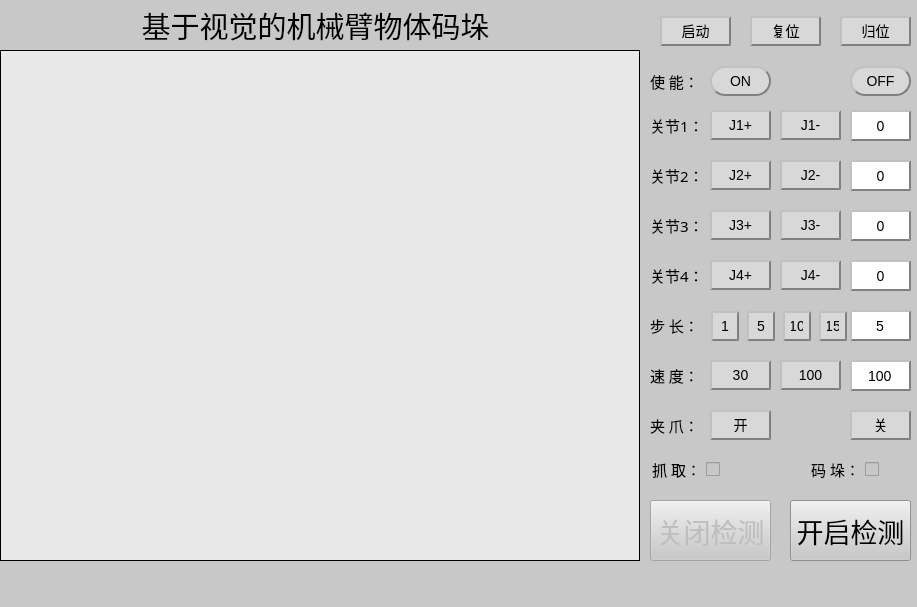
<?xml version="1.0" encoding="UTF-8"?>
<ui version="4.0">
 <class>MainWindow</class>
 <widget class="QMainWindow" name="MainWindow">
  <property name="geometry">
   <rect>
    <x>0</x>
    <y>0</y>
    <width>917</width>
    <height>607</height>
   </rect>
  </property>
  <property name="windowTitle">
   <string>基于视觉的机械臂物体分类</string>
  </property>
  <property name="styleSheet">
   <string notr="true">background-color: rgb(200, 200, 200);</string>
  </property>
  <widget class="QWidget" name="centralwidget">
   <widget class="QLabel" name="Image_show">
    <property name="geometry">
     <rect>
      <x>0</x>
      <y>50</y>
      <width>640</width>
      <height>511</height>
     </rect>
    </property>
    <property name="styleSheet">
     <string notr="true">background-color: rgb(232, 232, 232);
border-width: 1px;
border-style: solid;</string>
    </property>
    <property name="text">
     <string/>
    </property>
   </widget>
   <widget class="QLabel" name="label_2">
    <property name="geometry">
     <rect>
      <x>130</x>
      <y>10</y>
      <width>371</width>
      <height>31</height>
     </rect>
    </property>
    <property name="font">
     <font>
      <family>微软雅黑</family>
      <pointsize>22</pointsize>
     </font>
    </property>
    <property name="text">
     <string>基于视觉的机械臂物体码垛</string>
    </property>
    <property name="alignment">
     <set>Qt::AlignCenter</set>
    </property>
    <property name="wordWrap">
     <bool>true</bool>
    </property>
   </widget>
   <widget class="QPushButton" name="btn_close_detection">
    <property name="enabled">
     <bool>false</bool>
    </property>
    <property name="geometry">
     <rect>
      <x>650</x>
      <y>500</y>
      <width>121</width>
      <height>61</height>
     </rect>
    </property>
    <property name="font">
     <font>
      <family>微软雅黑</family>
      <pointsize>20</pointsize>
     </font>
    </property>
    <property name="text">
     <string>关闭检测</string>
    </property>
   </widget>
   <widget class="QPushButton" name="btn_open_detection">
    <property name="geometry">
     <rect>
      <x>790</x>
      <y>500</y>
      <width>121</width>
      <height>61</height>
     </rect>
    </property>
    <property name="font">
     <font>
      <family>微软雅黑</family>
      <pointsize>20</pointsize>
     </font>
    </property>
    <property name="text">
     <string>开启检测</string>
    </property>
   </widget>
   <widget class="QLabel" name="label_12">
    <property name="geometry">
     <rect>
      <x>650</x>
      <y>360</y>
      <width>51</width>
      <height>31</height>
     </rect>
    </property>
    <property name="font">
     <font>
      <family>宋体</family>
      <pointsize>11</pointsize>
     </font>
    </property>
    <property name="text">
     <string>速 度：</string>
    </property>
   </widget>
   <widget class="QLineEdit" name="lineEdit_speed">
    <property name="geometry">
     <rect>
      <x>850</x>
      <y>360</y>
      <width>61</width>
      <height>31</height>
     </rect>
    </property>
    <property name="styleSheet">
     <string notr="true">  QLineEdit {text-align : center;
             background-color : white;
             font: bold;
             border-color: gray;
             border-width: 2px;
             padding: 6px;
             height : 14px;
             border-style: outset;
             font : 14px;}</string>
    </property>
    <property name="text">
     <string>100</string>
    </property>
    <property name="alignment">
     <set>Qt::AlignCenter</set>
    </property>
   </widget>
   <widget class="QLabel" name="label_6">
    <property name="geometry">
     <rect>
      <x>650</x>
      <y>66</y>
      <width>51</width>
      <height>31</height>
     </rect>
    </property>
    <property name="font">
     <font>
      <family>宋体</family>
      <pointsize>11</pointsize>
     </font>
    </property>
    <property name="text">
     <string>使 能：</string>
    </property>
   </widget>
   <widget class="QPushButton" name="btn_speed_100">
    <property name="geometry">
     <rect>
      <x>780</x>
      <y>360</y>
      <width>61</width>
      <height>30</height>
     </rect>
    </property>
    <property name="styleSheet">
     <string notr="true">QPushButton {text-align : center;
             background-color : rgb(216, 216, 216);
             font: bold;
             border-color: gray;
             border-width: 2px;
             padding: 6px;
             height : 14px;
             border-style: outset;
             font : 14px;}
QPushButton:pressed
					{text-align : center;
                     background-color : light gray;
                     font: bold;
                     border-color: gray;
                     border-width: 2px;
                     padding: 6px;
                     height : 14px;
                     border-style: outset;
                     font : 14px;}
</string>
    </property>
    <property name="text">
     <string>100</string>
    </property>
   </widget>
   <widget class="QLabel" name="label_j2">
    <property name="geometry">
     <rect>
      <x>850</x>
      <y>160</y>
      <width>61</width>
      <height>31</height>
     </rect>
    </property>
    <property name="styleSheet">
     <string notr="true">QLabel {text-align : center;
             background-color : white;
             font: bold;
             border-color: gray;
             border-width: 2px;
             padding: 6px;
             height : 14px;
             border-style: outset;
             font : 14px;}</string>
    </property>
    <property name="text">
     <string>0</string>
    </property>
    <property name="alignment">
     <set>Qt::AlignCenter</set>
    </property>
   </widget>
   <widget class="QPushButton" name="btn_zero">
    <property name="geometry">
     <rect>
      <x>840</x>
      <y>16</y>
      <width>71</width>
      <height>30</height>
     </rect>
    </property>
    <property name="styleSheet">
     <string notr="true">QPushButton {text-align : center;
             background-color : rgb(216, 216, 216);
             font: bold;
             border-color: gray;
             border-width: 2px;
             padding: 6px;
             height : 14px;
             border-style: outset;
             font : 14px;}
QPushButton:pressed
					{text-align : center;
                     background-color : light gray;
                     font: bold;
                     border-color: gray;
                     border-width: 2px;
                     padding: 6px;
                     height : 14px;
                     border-style: outset;
                     font : 14px;}
</string>
    </property>
    <property name="text">
     <string>归位</string>
    </property>
   </widget>
   <widget class="QPushButton" name="btn_step_10">
    <property name="geometry">
     <rect>
      <x>783</x>
      <y>311</y>
      <width>28</width>
      <height>30</height>
     </rect>
    </property>
    <property name="styleSheet">
     <string notr="true">QPushButton {text-align : center;
             background-color : rgb(216, 216, 216);
             font: bold;
             border-color: gray;
             border-width: 2px;
             padding: 6px;
             height : 14px;
             border-style: outset;
             font : 14px;}
QPushButton:pressed
					{text-align : center;
                     background-color : light gray;
                     font: bold;
                     border-color: gray;
                     border-width: 2px;
                     padding: 6px;
                     height : 14px;
                     border-style: outset;
                     font : 14px;}
</string>
    </property>
    <property name="text">
     <string>10</string>
    </property>
   </widget>
   <widget class="QPushButton" name="btn_enable_off">
    <property name="geometry">
     <rect>
      <x>850</x>
      <y>66</y>
      <width>61</width>
      <height>30</height>
     </rect>
    </property>
    <property name="styleSheet">
     <string notr="true">QPushButton {text-align : center;
             background-color : rgb(216, 216, 216);
             font: bold;
             border-color: gray;
             border-width: 2px;
             border-radius: 15px;
             padding: 6px;
             height : 14px;
             border-style: outset;
             font : 14px;}
QPushButton:pressed
					{text-align : center;
                     background-color : light gray;
                     font: bold;
                     border-color: gray;
                     border-width: 2px;
                     padding: 6px;
                     height : 14px;
                     border-style: outset;
                     font : 14px;}</string>
    </property>
    <property name="text">
     <string>OFF</string>
    </property>
   </widget>
   <widget class="QLabel" name="label_4">
    <property name="geometry">
     <rect>
      <x>650</x>
      <y>260</y>
      <width>51</width>
      <height>31</height>
     </rect>
    </property>
    <property name="font">
     <font>
      <family>宋体</family>
      <pointsize>11</pointsize>
     </font>
    </property>
    <property name="text">
     <string>关节4：</string>
    </property>
   </widget>
   <widget class="QLabel" name="label_j1">
    <property name="geometry">
     <rect>
      <x>850</x>
      <y>110</y>
      <width>61</width>
      <height>31</height>
     </rect>
    </property>
    <property name="styleSheet">
     <string notr="true">QLabel {text-align : center;
             background-color : white;
             font: bold;
             border-color: gray;
             border-width: 2px;
             padding: 6px;
             height : 14px;
             border-style: outset;
             font : 14px;}</string>
    </property>
    <property name="text">
     <string>0</string>
    </property>
    <property name="alignment">
     <set>Qt::AlignCenter</set>
    </property>
   </widget>
   <widget class="QPushButton" name="btn_j4_subtract">
    <property name="geometry">
     <rect>
      <x>780</x>
      <y>260</y>
      <width>61</width>
      <height>30</height>
     </rect>
    </property>
    <property name="styleSheet">
     <string notr="true">QPushButton {text-align : center;
             background-color : rgb(216, 216, 216);
             font: bold;
             border-color: gray;
             border-width: 2px;
             padding: 6px;
             height : 14px;
             border-style: outset;
             font : 14px;}
QPushButton:pressed
					{text-align : center;
                     background-color : light gray;
                     font: bold;
                     border-color: gray;
                     border-width: 2px;
                     padding: 6px;
                     height : 14px;
                     border-style: outset;
                     font : 14px;}
</string>
    </property>
    <property name="text">
     <string>J4-</string>
    </property>
   </widget>
   <widget class="QLabel" name="label_5">
    <property name="geometry">
     <rect>
      <x>650</x>
      <y>410</y>
      <width>51</width>
      <height>31</height>
     </rect>
    </property>
    <property name="font">
     <font>
      <family>宋体</family>
      <pointsize>11</pointsize>
     </font>
    </property>
    <property name="text">
     <string>夹 爪：</string>
    </property>
   </widget>
   <widget class="QPushButton" name="btn_start">
    <property name="geometry">
     <rect>
      <x>660</x>
      <y>16</y>
      <width>71</width>
      <height>30</height>
     </rect>
    </property>
    <property name="styleSheet">
     <string notr="true">QPushButton {text-align : center;
             background-color : rgb(216, 216, 216);
             font: bold;
             border-color: gray;
             border-width: 2px;
             padding: 6px;
             height : 14px;
             border-style: outset;
             font : 14px;}
QPushButton:pressed
					{text-align : center;
                     background-color : light gray;
                     font: bold;
                     border-color: gray;
                     border-width: 2px;
                     padding: 6px;
                     height : 14px;
                     border-style: outset;
                     font : 14px;}
</string>
    </property>
    <property name="text">
     <string>启动</string>
    </property>
   </widget>
   <widget class="QPushButton" name="btn_speed_30">
    <property name="geometry">
     <rect>
      <x>710</x>
      <y>360</y>
      <width>61</width>
      <height>30</height>
     </rect>
    </property>
    <property name="styleSheet">
     <string notr="true">QPushButton {text-align : center;
             background-color : rgb(216, 216, 216);
             font: bold;
             border-color: gray;
             border-width: 2px;
             padding: 6px;
             height : 14px;
             border-style: outset;
             font : 14px;}
QPushButton:pressed
					{text-align : center;
                     background-color : light gray;
                     font: bold;
                     border-color: gray;
                     border-width: 2px;
                     padding: 6px;
                     height : 14px;
                     border-style: outset;
                     font : 14px;}
</string>
    </property>
    <property name="text">
     <string>30</string>
    </property>
   </widget>
   <widget class="QPushButton" name="btn_reduce">
    <property name="geometry">
     <rect>
      <x>750</x>
      <y>16</y>
      <width>71</width>
      <height>30</height>
     </rect>
    </property>
    <property name="styleSheet">
     <string notr="true">QPushButton {text-align : center;
             background-color : rgb(216, 216, 216);
             font: bold;
             border-color: gray;
             border-width: 2px;
             padding: 6px;
             height : 14px;
             border-style: outset;
             font : 14px;}
QPushButton:pressed
					{text-align : center;
                     background-color : light gray;
                     font: bold;
                     border-color: gray;
                     border-width: 2px;
                     padding: 6px;
                     height : 14px;
                     border-style: outset;
                     font : 14px;}
</string>
    </property>
    <property name="text">
     <string>复位</string>
    </property>
   </widget>
   <widget class="QLabel" name="label_j3">
    <property name="geometry">
     <rect>
      <x>850</x>
      <y>210</y>
      <width>61</width>
      <height>31</height>
     </rect>
    </property>
    <property name="styleSheet">
     <string notr="true">QLabel {text-align : center;
             background-color : white;
             font: bold;
             border-color: gray;
             border-width: 2px;
             padding: 6px;
             height : 14px;
             border-style: outset;
             font : 14px;}</string>
    </property>
    <property name="text">
     <string>0</string>
    </property>
    <property name="alignment">
     <set>Qt::AlignCenter</set>
    </property>
   </widget>
   <widget class="QLabel" name="label_j4">
    <property name="geometry">
     <rect>
      <x>850</x>
      <y>260</y>
      <width>61</width>
      <height>31</height>
     </rect>
    </property>
    <property name="styleSheet">
     <string notr="true">QLabel {text-align : center;
             background-color : white;
             font: bold;
             border-color: gray;
             border-width: 2px;
             padding: 6px;
             height : 14px;
             border-style: outset;
             font : 14px;}</string>
    </property>
    <property name="text">
     <string>0</string>
    </property>
    <property name="alignment">
     <set>Qt::AlignCenter</set>
    </property>
   </widget>
   <widget class="QPushButton" name="btn_j2_add">
    <property name="geometry">
     <rect>
      <x>710</x>
      <y>160</y>
      <width>61</width>
      <height>30</height>
     </rect>
    </property>
    <property name="styleSheet">
     <string notr="true">QPushButton {text-align : center;
             background-color : rgb(216, 216, 216);
             font: bold;
             border-color: gray;
             border-width: 2px;
             padding: 6px;
             height : 14px;
             border-style: outset;
             font : 14px;}
QPushButton:pressed
					{text-align : center;
                     background-color : light gray;
                     font: bold;
                     border-color: gray;
                     border-width: 2px;
                     padding: 6px;
                     height : 14px;
                     border-style: outset;
                     font : 14px;}
</string>
    </property>
    <property name="text">
     <string>J2+</string>
    </property>
   </widget>
   <widget class="QPushButton" name="btn_clip_open">
    <property name="geometry">
     <rect>
      <x>710</x>
      <y>410</y>
      <width>61</width>
      <height>30</height>
     </rect>
    </property>
    <property name="styleSheet">
     <string notr="true">QPushButton {text-align : center;
             background-color : rgb(216, 216, 216);
             font: bold;
             border-color: gray;
             border-width: 2px;
             padding: 6px;
             height : 14px;
             border-style: outset;
             font : 14px;}
QPushButton:pressed
					{text-align : center;
                     background-color : light gray;
                     font: bold;
                     border-color: gray;
                     border-width: 2px;
                     padding: 6px;
                     height : 14px;
                     border-style: outset;
                     font : 14px;}
</string>
    </property>
    <property name="text">
     <string>开</string>
    </property>
   </widget>
   <widget class="QPushButton" name="btn_step_1">
    <property name="geometry">
     <rect>
      <x>711</x>
      <y>311</y>
      <width>28</width>
      <height>30</height>
     </rect>
    </property>
    <property name="styleSheet">
     <string notr="true">QPushButton {text-align : center;
             background-color : rgb(216, 216, 216);
             font: bold;
             border-color: gray;
             border-width: 2px;
             padding: 6px;
             height : 14px;
             border-style: outset;
             font : 14px;}
QPushButton:pressed
					{text-align : center;
                     background-color : light gray;
                     font: bold;
                     border-color: gray;
                     border-width: 2px;
                     padding: 6px;
                     height : 14px;
                     border-style: outset;
                     font : 14px;}
</string>
    </property>
    <property name="text">
     <string>1</string>
    </property>
    <property name="iconSize">
     <size>
      <width>16</width>
      <height>16</height>
     </size>
    </property>
   </widget>
   <widget class="QPushButton" name="btn_step_15">
    <property name="geometry">
     <rect>
      <x>819</x>
      <y>311</y>
      <width>28</width>
      <height>30</height>
     </rect>
    </property>
    <property name="styleSheet">
     <string notr="true">QPushButton {text-align : center;
             background-color : rgb(216, 216, 216);
             font: bold;
             border-color: gray;
             border-width: 2px;
             padding: 6px;
             height : 14px;
             border-style: outset;
             font : 14px;}
QPushButton:pressed
					{text-align : center;
                     background-color : light gray;
                     font: bold;
                     border-color: gray;
                     border-width: 2px;
                     padding: 6px;
                     height : 14px;
                     border-style: outset;
                     font : 14px;}
</string>
    </property>
    <property name="text">
     <string>15</string>
    </property>
   </widget>
   <widget class="QPushButton" name="btn_j3_add">
    <property name="geometry">
     <rect>
      <x>710</x>
      <y>210</y>
      <width>61</width>
      <height>30</height>
     </rect>
    </property>
    <property name="styleSheet">
     <string notr="true">QPushButton {text-align : center;
             background-color : rgb(216, 216, 216);
             font: bold;
             border-color: gray;
             border-width: 2px;
             padding: 6px;
             height : 14px;
             border-style: outset;
             font : 14px;}
QPushButton:pressed
					{text-align : center;
                     background-color : light gray;
                     font: bold;
                     border-color: gray;
                     border-width: 2px;
                     padding: 6px;
                     height : 14px;
                     border-style: outset;
                     font : 14px;}
</string>
    </property>
    <property name="text">
     <string>J3+</string>
    </property>
   </widget>
   <widget class="QLineEdit" name="lineEdit_step">
    <property name="geometry">
     <rect>
      <x>850</x>
      <y>310</y>
      <width>61</width>
      <height>31</height>
     </rect>
    </property>
    <property name="styleSheet">
     <string notr="true">  QLineEdit {text-align : center;
             background-color : white;
             font: bold;
             border-color: gray;
             border-width: 2px;
             padding: 6px;
             height : 14px;
             border-style: outset;
             font : 14px;}</string>
    </property>
    <property name="text">
     <string>5</string>
    </property>
    <property name="alignment">
     <set>Qt::AlignCenter</set>
    </property>
   </widget>
   <widget class="QPushButton" name="btn_j1_subtract">
    <property name="geometry">
     <rect>
      <x>780</x>
      <y>110</y>
      <width>61</width>
      <height>30</height>
     </rect>
    </property>
    <property name="styleSheet">
     <string notr="true">QPushButton {text-align : center;
             background-color : rgb(216, 216, 216);
             font: bold;
             border-color: gray;
             border-width: 2px;
             padding: 6px;
             height : 14px;
             border-style: outset;
             font : 14px;}
QPushButton:pressed
					{text-align : center;
                     background-color : light gray;
                     font: bold;
                     border-color: gray;
                     border-width: 2px;
                     padding: 6px;
                     height : 14px;
                     border-style: outset;
                     font : 14px;}
</string>
    </property>
    <property name="text">
     <string>J1-</string>
    </property>
   </widget>
   <widget class="QLabel" name="label_10">
    <property name="geometry">
     <rect>
      <x>650</x>
      <y>210</y>
      <width>51</width>
      <height>31</height>
     </rect>
    </property>
    <property name="font">
     <font>
      <family>宋体</family>
      <pointsize>11</pointsize>
     </font>
    </property>
    <property name="text">
     <string>关节3：</string>
    </property>
   </widget>
   <widget class="QPushButton" name="btn_clip_close">
    <property name="geometry">
     <rect>
      <x>850</x>
      <y>410</y>
      <width>61</width>
      <height>30</height>
     </rect>
    </property>
    <property name="styleSheet">
     <string notr="true">QPushButton {text-align : center;
             background-color : rgb(216, 216, 216);
             font: bold;
             border-color: gray;
             border-width: 2px;
             padding: 6px;
             height : 14px;
             border-style: outset;
             font : 14px;}
QPushButton:pressed
					{text-align : center;
                     background-color : light gray;
                     font: bold;
                     border-color: gray;
                     border-width: 2px;
                     padding: 6px;
                     height : 14px;
                     border-style: outset;
                     font : 14px;}
</string>
    </property>
    <property name="text">
     <string>关</string>
    </property>
   </widget>
   <widget class="QPushButton" name="btn_j2_subtract">
    <property name="geometry">
     <rect>
      <x>780</x>
      <y>160</y>
      <width>61</width>
      <height>30</height>
     </rect>
    </property>
    <property name="styleSheet">
     <string notr="true">QPushButton {text-align : center;
             background-color : rgb(216, 216, 216);
             font: bold;
             border-color: gray;
             border-width: 2px;
             padding: 6px;
             height : 14px;
             border-style: outset;
             font : 14px;}
QPushButton:pressed
					{text-align : center;
                     background-color : light gray;
                     font: bold;
                     border-color: gray;
                     border-width: 2px;
                     padding: 6px;
                     height : 14px;
                     border-style: outset;
                     font : 14px;}
</string>
    </property>
    <property name="text">
     <string>J2-</string>
    </property>
   </widget>
   <widget class="QLabel" name="label_11">
    <property name="geometry">
     <rect>
      <x>650</x>
      <y>110</y>
      <width>51</width>
      <height>31</height>
     </rect>
    </property>
    <property name="font">
     <font>
      <family>宋体</family>
      <pointsize>11</pointsize>
     </font>
    </property>
    <property name="text">
     <string>关节1：</string>
    </property>
   </widget>
   <widget class="QPushButton" name="btn_enable_on">
    <property name="geometry">
     <rect>
      <x>710</x>
      <y>66</y>
      <width>61</width>
      <height>30</height>
     </rect>
    </property>
    <property name="styleSheet">
     <string notr="true">QPushButton {text-align : center;
             background-color : rgb(216, 216, 216);
             font: bold;
             border-color: gray;
             border-width: 2px;
             border-radius: 15px;
             padding: 6px;
             height : 14px;
             border-style: outset;
             font : 14px;}
QPushButton:pressed
					{text-align : center;
                     background-color : light gray;
                     font: bold;
                     border-color: gray;
                     border-width: 2px;
                     padding: 6px;
                     height : 14px;
                     border-style: outset;
                     font : 14px;}</string>
    </property>
    <property name="text">
     <string>ON</string>
    </property>
   </widget>
   <widget class="QPushButton" name="btn_step_5">
    <property name="geometry">
     <rect>
      <x>747</x>
      <y>311</y>
      <width>28</width>
      <height>30</height>
     </rect>
    </property>
    <property name="styleSheet">
     <string notr="true">QPushButton {text-align : center;
             background-color : rgb(216, 216, 216);
             font: bold;
             border-color: gray;
             border-width: 2px;
             padding: 6px;
             height : 14px;
             border-style: outset;
             font : 14px;}
QPushButton:pressed
					{text-align : center;
                     background-color : light gray;
                     font: bold;
                     border-color: gray;
                     border-width: 2px;
                     padding: 6px;
                     height : 14px;
                     border-style: outset;
                     font : 14px;}
</string>
    </property>
    <property name="text">
     <string>5</string>
    </property>
   </widget>
   <widget class="QLabel" name="label_13">
    <property name="geometry">
     <rect>
      <x>650</x>
      <y>310</y>
      <width>51</width>
      <height>31</height>
     </rect>
    </property>
    <property name="font">
     <font>
      <family>宋体</family>
      <pointsize>11</pointsize>
     </font>
    </property>
    <property name="text">
     <string>步 长：</string>
    </property>
   </widget>
   <widget class="QLabel" name="label_14">
    <property name="geometry">
     <rect>
      <x>650</x>
      <y>160</y>
      <width>51</width>
      <height>31</height>
     </rect>
    </property>
    <property name="font">
     <font>
      <family>宋体</family>
      <pointsize>11</pointsize>
     </font>
    </property>
    <property name="text">
     <string>关节2：</string>
    </property>
   </widget>
   <widget class="QPushButton" name="btn_j3_subtract">
    <property name="geometry">
     <rect>
      <x>780</x>
      <y>210</y>
      <width>61</width>
      <height>30</height>
     </rect>
    </property>
    <property name="styleSheet">
     <string notr="true">QPushButton {text-align : center;
             background-color : rgb(216, 216, 216);
             font: bold;
             border-color: gray;
             border-width: 2px;
             padding: 6px;
             height : 14px;
             border-style: outset;
             font : 14px;}
QPushButton:pressed
					{text-align : center;
                     background-color : light gray;
                     font: bold;
                     border-color: gray;
                     border-width: 2px;
                     padding: 6px;
                     height : 14px;
                     border-style: outset;
                     font : 14px;}
</string>
    </property>
    <property name="text">
     <string>J3-</string>
    </property>
   </widget>
   <widget class="QPushButton" name="btn_j1_add">
    <property name="geometry">
     <rect>
      <x>710</x>
      <y>110</y>
      <width>61</width>
      <height>30</height>
     </rect>
    </property>
    <property name="styleSheet">
     <string notr="true">QPushButton {text-align : center;
             background-color : rgb(216, 216, 216);
             font: bold;
             border-color: gray;
             border-width: 2px;
             padding: 6px;
             height : 14px;
             border-style: outset;
             font : 14px;}
QPushButton:pressed
					{text-align : center;
                     background-color : light gray;
                     font: bold;
                     border-color: gray;
                     border-width: 2px;
                     padding: 6px;
                     height : 14px;
                     border-style: outset;
                     font : 14px;}
</string>
    </property>
    <property name="text">
     <string>J1+</string>
    </property>
   </widget>
   <widget class="QPushButton" name="btn_j4_add">
    <property name="geometry">
     <rect>
      <x>710</x>
      <y>260</y>
      <width>61</width>
      <height>30</height>
     </rect>
    </property>
    <property name="styleSheet">
     <string notr="true">QPushButton {text-align : center;
             background-color : rgb(216, 216, 216);
             font: bold;
             border-color: gray;
             border-width: 2px;
             padding: 6px;
             height : 14px;
             border-style: outset;
             font : 14px;}
QPushButton:pressed
					{text-align : center;
                     background-color : light gray;
                     font: bold;
                     border-color: gray;
                     border-width: 2px;
                     padding: 6px;
                     height : 14px;
                     border-style: outset;
                     font : 14px;}
</string>
    </property>
    <property name="text">
     <string>J4+</string>
    </property>
   </widget>
   <widget class="QCheckBox" name="cbx_Ispick">
    <property name="geometry">
     <rect>
      <x>641</x>
      <y>460</y>
      <width>79</width>
      <height>19</height>
     </rect>
    </property>
    <property name="font">
     <font>
      <family>宋体</family>
      <pointsize>11</pointsize>
     </font>
    </property>
    <property name="layoutDirection">
     <enum>Qt::RightToLeft</enum>
    </property>
    <property name="autoFillBackground">
     <bool>false</bool>
    </property>
    <property name="text">
     <string> 抓 取：</string>
    </property>
    <property name="checkable">
     <bool>true</bool>
    </property>
    <property name="checked">
     <bool>false</bool>
    </property>
   </widget>
   <widget class="QCheckBox" name="cbx_Ispick_maduo">
    <property name="geometry">
     <rect>
      <x>800</x>
      <y>460</y>
      <width>79</width>
      <height>19</height>
     </rect>
    </property>
    <property name="font">
     <font>
      <family>宋体</family>
      <pointsize>11</pointsize>
     </font>
    </property>
    <property name="layoutDirection">
     <enum>Qt::RightToLeft</enum>
    </property>
    <property name="autoFillBackground">
     <bool>false</bool>
    </property>
    <property name="text">
     <string> 码 垛：</string>
    </property>
    <property name="checkable">
     <bool>true</bool>
    </property>
    <property name="checked">
     <bool>false</bool>
    </property>
   </widget>
  </widget>
  <widget class="QMenuBar" name="menubar">
   <property name="geometry">
    <rect>
     <x>0</x>
     <y>0</y>
     <width>917</width>
     <height>23</height>
    </rect>
   </property>
  </widget>
  <widget class="QStatusBar" name="statusbar"/>
 </widget>
 <resources/>
 <connections/>
</ui>
